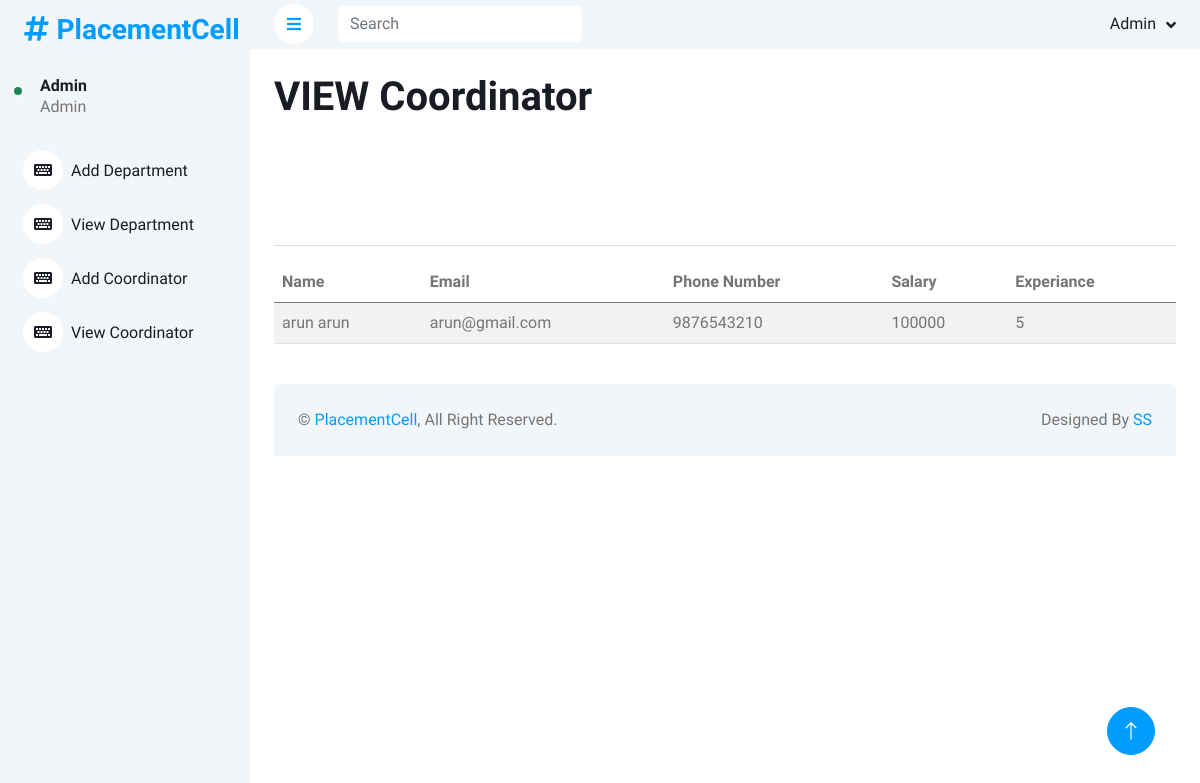
The app's page /adminapp/view_Coordinator with its own data.
### Home/models.py (models this page shows)
class Coordinator(models.Model):
    Coordinator_id=models.ForeignKey(User, on_delete=models.CASCADE)
    address = models.CharField(max_length=255)
    phone_number = models.IntegerField()
    salary=models.IntegerField()
    experience=models.IntegerField()

class User(AbstractUser):
    usertype = models.CharField(max_length=50)

### Admin/views.py (the view)
# urls.py: path('view_Coordinator',view_Coordinator,name='view_Coordinator'),
def view_Coordinator(request):
    details = Coordinator.objects.select_related('Coordinator_id')
    return render(request,'admin/view_Coordinator.html',{'data':details})

### Admin/templates/admin/view_Coordinator.html (shortened to what this page needs)
{% extends 'admin/shared/base.html' %}
{% load static %}
{% block content %}
<h1>VIEW Coordinator</h1>
<section id="main-content">
    <section class="wrapper site-min-height">
        <div class="row mt">
            <div class="col-md-12">
                <div style="height: 100px;"></div>
                <table class="table table-striped table-advance table-hover">
                    <hr>
                    <thead>
                        <tr>
                            <th>Name</th>
                            <th>Email</th>
                            <th>Phone Number</th>
                            <th>Salary</th>
                            <th>Experiance</th>
                        </tr>
                    </thead>
                    <tbody>
                        {% for i in data %}
                        <tr>
                            <td>{{ i.Coordinator_id.first_name }}    {{ i.Coordinator_id.last_name  }} </td>
                            <td>{{ i.Coordinator_id.email }} </td>
                            <td>{{ i.phone_number }} </td>
                            <td>{{ i.salary }} </td>
                            <td>{{ i.experience }} </td>
                        </tr>
                        {% endfor %}
                    </tbody>
                </table>
            </div>
        </div>
    </section>
</section>
{% endblock content %}

### static/css/style.css (style rules this page uses)
:root { --primary: #009CFF; --light: #F3F6F9; --dark: #191C24; }

### records on screen
Coordinator: Coordinator_id.first_name "arun", Coordinator_id.last_name "arun", Coordinator_id.email "arun@gmail.com", phone_number "9876543210", salary "100000", experience "5"
